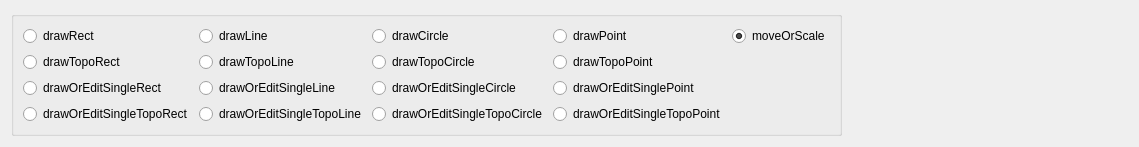
          <widget class="QWidget" name="tab">
           <attribute name="title">
            <string>Config2D</string>
           </attribute>
           <layout class="QHBoxLayout" name="horizontalLayout_10">
            <item>
             <widget class="QGroupBox" name="groupBox_3">
              <property name="title">
               <string/>
              </property>
              <layout class="QGridLayout" name="gridLayout_4">
               <item row="2" column="0">
                <widget class="QRadioButton" name="rbt_drawTopoRect">
                 <property name="text">
                  <string>drawTopoRect</string>
                 </property>
                </widget>
               </item>
               <item row="5" column="0">
                <widget class="QRadioButton" name="rbt_drawOrEditSingleTopoRect">
                 <property name="text">
                  <string>drawOrEditSingleTopoRect</string>
                 </property>
                </widget>
               </item>
               <item row="2" column="1">
                <widget class="QRadioButton" name="rbt_drawTopoLine">
                 <property name="text">
                  <string>drawTopoLine</string>
                 </property>
                </widget>
               </item>
               <item row="0" column="0">
                <widget class="QRadioButton" name="rbt_drawRect">
                 <property name="text">
                  <string>drawRect</string>
                 </property>
                 <property name="checked">
                  <bool>false</bool>
                 </property>
                </widget>
               </item>
               <item row="0" column="3">
                <widget class="QRadioButton" name="rbt_drawCircle">
                 <property name="text">
                  <string>drawCircle</string>
                 </property>
                </widget>
               </item>
               <item row="3" column="3">
                <widget class="QRadioButton" name="rbt_drawOrEditSingleCircle">
                 <property name="text">
                  <string>drawOrEditSingleCircle</string>
                 </property>
                </widget>
               </item>
               <item row="2" column="3">
                <widget class="QRadioButton" name="rbt_drawTopoCircle">
                 <property name="text">
                  <string>drawTopoCircle</string>
                 </property>
                </widget>
               </item>
               <item row="5" column="1">
                <widget class="QRadioButton" name="rbt_drawOrEditSingleTopoLine">
                 <property name="text">
                  <string>drawOrEditSingleTopoLine</string>
                 </property>
                </widget>
               </item>
               <item row="0" column="1">
                <widget class="QRadioButton" name="rbt_drawLine">
                 <property name="text">
                  <string>drawLine</string>
                 </property>
                </widget>
               </item>
               <item row="0" column="4">
                <widget class="QRadioButton" name="rbt_drawPoint">
                 <property name="text">
                  <string>drawPoint</string>
                 </property>
                </widget>
               </item>
               <item row="3" column="4">
                <widget class="QRadioButton" name="rbt_drawOrEditSinglePoint">
                 <property name="text">
                  <string>drawOrEditSinglePoint</string>
                 </property>
                </widget>
               </item>
               <item row="2" column="4">
                <widget class="QRadioButton" name="rbt_drawTopoPoint">
                 <property name="text">
                  <string>drawTopoPoint</string>
                 </property>
                </widget>
               </item>
               <item row="5" column="3">
                <widget class="QRadioButton" name="rbt_drawOrEditSingleTopoCircle">
                 <property name="text">
                  <string>drawOrEditSingleTopoCircle</string>
                 </property>
                </widget>
               </item>
               <item row="3" column="1">
                <widget class="QRadioButton" name="rbt_drawOrEditSingleLine">
                 <property name="text">
                  <string>drawOrEditSingleLine</string>
                 </property>
                </widget>
               </item>
               <item row="3" column="0">
                <widget class="QRadioButton" name="rbt_drawOrEditSingleRect">
                 <property name="text">
                  <string>drawOrEditSingleRect</string>
                 </property>
                </widget>
               </item>
               <item row="0" column="5">
                <widget class="QRadioButton" name="rbt_moveOrScale">
                 <property name="text">
                  <string>moveOrScale</string>
                 </property>
                 <property name="checkable">
                  <bool>true</bool>
                 </property>
                 <property name="checked">
                  <bool>true</bool>
                 </property>
                </widget>
               </item>
               <item row="5" column="4">
                <widget class="QRadioButton" name="rbt_drawOrEditSingleTopoPoint">
                 <property name="text">
                  <string>drawOrEditSingleTopoPoint</string>
                 </property>
                </widget>
               </item>
              </layout>
             </widget>
            </item>
            <item>
             <spacer name="horizontalSpacer">
              <property name="orientation">
               <enum>Qt::Horizontal</enum>
              </property>
              <property name="sizeHint" stdset="0">
               <size>
                <width>286</width>
                <height>17</height>
               </size>
              </property>
             </spacer>
            </item>
           </layout>
          </widget>
